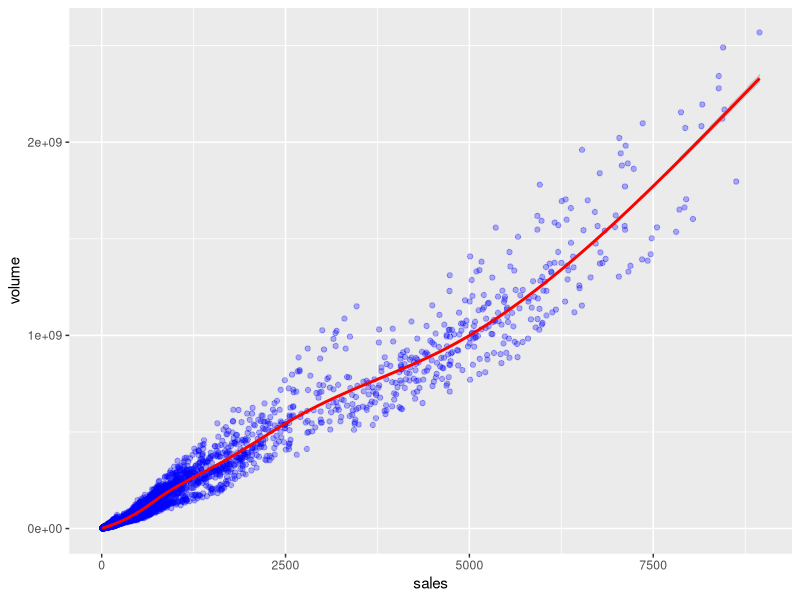

The R source for this figure:
library(ggplot2)
library(ggthemes)

pl <- ggplot(txhousing, aes(x=sales,y=volume))
pl2 <- pl + geom_point(color='blue',alpha=0.3)
pl3 <- pl2 + geom_smooth(color='red')

print(pl3)